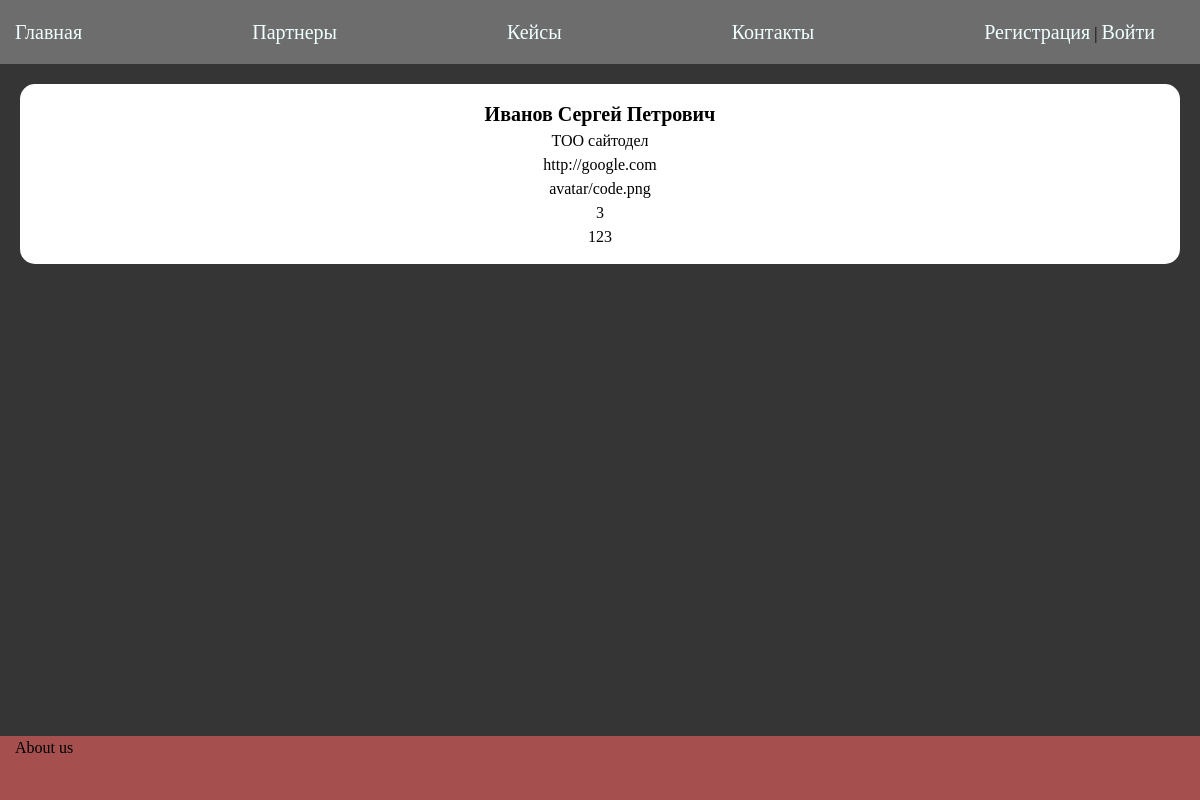
Before: /partners/ with the older database file.
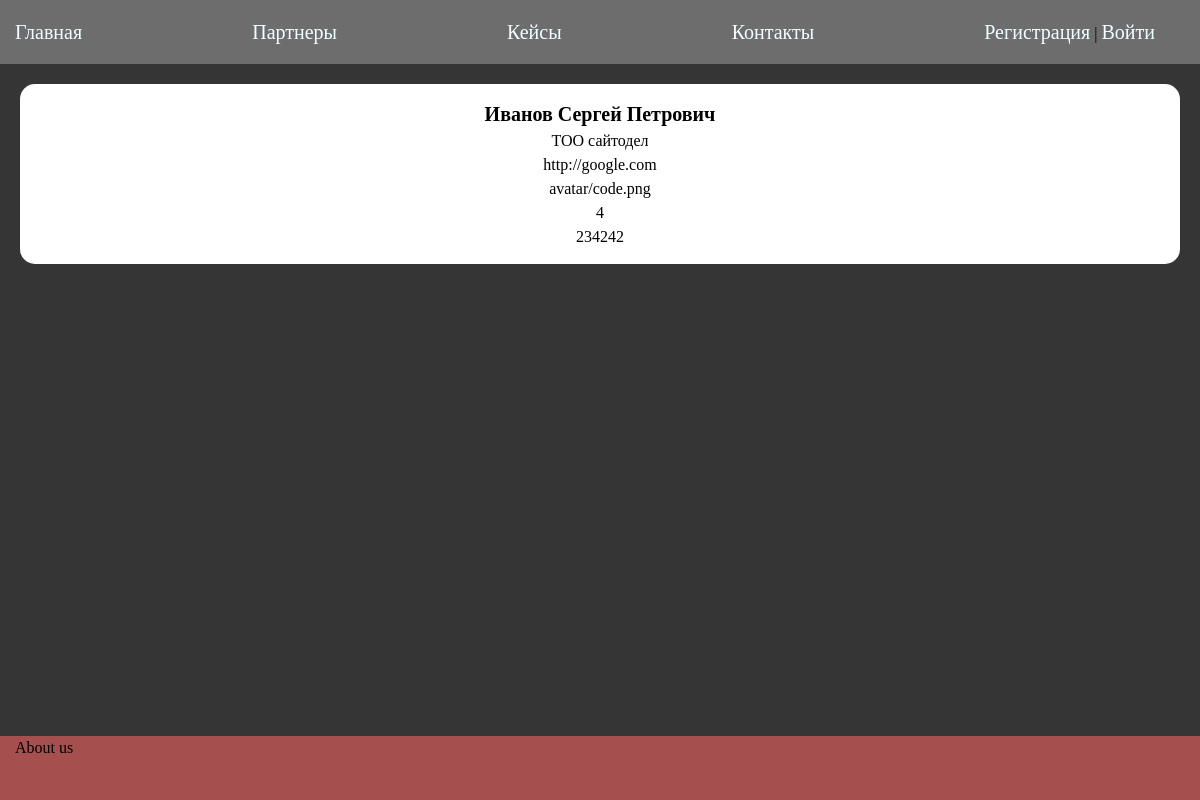
After: the same page with the newer database file.
### BastauApp/models.py (models this page shows)
class Partner(models.Model):
    Fio = models.CharField(max_length=100, verbose_name='ФИО', blank=True)
    name_of_partner = models.CharField(max_length=100, verbose_name='Название организации')
    site = models.URLField(max_length=200)
    avatar = models.ImageField("Аватар", upload_to="img")
    user_id = models.OneToOneField(User, verbose_name='id', on_delete=models.CASCADE)
    class Meta:
        verbose_name = "Партнер"
        verbose_name_plural = "Партнеры"
    def __str__(self):
        return self.Fio

class User(AbstractBaseUser, PermissionsMixin):
    ROLES = [('Студент', 'Студент'),
             ('Партнер', 'Партнер')]
    email = models.EmailField(db_index=True, unique=True, max_length=254)
    phone = models.CharField(max_length=20, help_text='Номер телефона')
    is_staff = models.BooleanField(default=True)  # must needed, otherwise you won't be at
    is_active = models.BooleanField(default=True)  # must needed, otherwise you won't be «
    is_superuser = models.BooleanField(default=False)  # this field we inherit from Permis
    role = models.CharField(choices=ROLES, default=ROLES[0], max_length=10)
    objects = CustomUserManager()
    REQUIRED_FIELDS = ["phone"]
    USERNAME_FIELD = 'email'
    class Meta:
        verbose_name = "Юзер"
        verbose_name_plural = "Юзеры"

### BastauApp/views.py (the view)
# urls.py: path('partners/', ShowPartners.as_view(), name='partners'),
class ShowPartners(ListView):
    model = Partner
    template_name = 'partners.html'
    extra_context = {'name': 'Партнеры', 'menu': menu}

### BastauApp/templates/partners.html (shortened to what this page needs)
{% extends 'base.html' %}
{% load static %}
{% block content %}
    {% for item in object_list %}
    <div class="case">
      <span class="case__title">
        {{item}}
      </span>
      <p>{{item.name_of_partner}}</p>
      <p>{{item.site}}</p>
      {{item.avatar}}
      <p>{{item.user_id.id}}</p>
        <p>{{item.user_id.phone}}</p>
    </div>
    {% endfor %}
  {% endblock %}

Changed rows visible on the page:
changed Partner "Иванов Сергей Петрович": user_id.id "3" → "4"; user_id.phone "123" → "234242"
